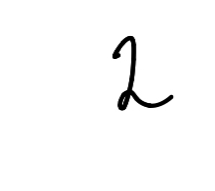
#> input picture converter/IMG.png, 215 x 191 px
$ jupyter execute image.pngConverter-Copy1.ipynb   (older library calls are emulated)
#> lines starting #> are read from the running program, lines starting #| are printed output that depends on the picture
Get a screenshot of the digit '2' written on my iPad to be in the MNIST format. Image (IMG.png) must be in the same folder as the .ipyng file.

[cell 1]
from PIL import Image, ImageFilter


def imageprepare(argv):
    """
    This function returns the pixel values.
    The imput is a png file location.
    """
#> called with argv = 'IMG.png'
    im = Image.open(argv).convert('L')
    width = float(im.size[0])
#> width = 215
    height = float(im.size[1])
#> height = 191
    newImage = Image.new('L', (28, 28), (255))  # creates white canvas of 28x28 pixels
#> newImage: PIL image 28x28 L; every value is 255

    if width > height:  # check which dimension is bigger
        # Width is bigger. Width becomes 20 pixels.
        nheight = int(round((20.0 / width * height), 0))  # resize height according to ratio width
#> nheight = 18
        if (nheight == 0):  # rare case but minimum is 1 pixel
            nheight = 1
            # resize and sharpen
        img = im.resize((20, nheight), Image.ANTIALIAS).filter(ImageFilter.SHARPEN)
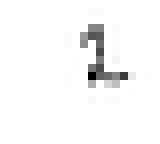
#> img: PIL image 20x18 L (shown 8 times larger); min 0, max 255, mean 247.5
        wtop = int(round(((28 - nheight) / 2), 0))  # calculate horizontal position
#> wtop = 5
        newImage.paste(img, (4, wtop))  # paste resized image on white canvas
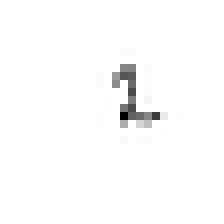
#> newImage: PIL image 28x28 L (shown 8 times larger); min 0, max 255, mean 251.5
    else:
        # Height is bigger. Heigth becomes 20 pixels.
        nwidth = int(round((20.0 / height * width), 0))  # resize width according to ratio height
        if (nwidth == 0):  # rare case but minimum is 1 pixel
            nwidth = 1
            # resize and sharpen
        img = im.resize((nwidth, 20), Image.ANTIALIAS).filter(ImageFilter.SHARPEN)
        wleft = int(round(((28 - nwidth) / 2), 0))  # caculate vertical pozition
        newImage.paste(img, (wleft, 4))  # paste resized image on white canvas

    # newImage.save("sample.png

    tv = list(newImage.getdata())  # get pixel values
#> tv = 784 values, max 255 at index 0, min 0 at index 407, mean 251.5

    # normalize pixels to 0 and 1. 0 is pure white, 1 is pure black.
    tva = [(255 - x) * 1.0 / 255.0 for x in tv]
#> tva = 784 values, max 1 at index 407, min 0 at index 0, mean 0.0136
    print(tva)
#> (printed output is left out)
    return tva

x=imageprepare('IMG.png')#file path here
#> x has the same summary as tva in imageprepare
print(len(x))# mnist IMAGES are 28x28=784 pixels
#| 784

Display the converted IMG.png

[cell 2]
from matplotlib import pyplot as plt
import numpy as np

image = np.array(x, dtype='float')
#> image has the same summary as tva in imageprepare
converted_image = image.reshape((28, 28))
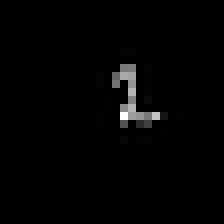
#> converted_image: shape (28, 28) float64 (shown 8 times larger); min 0, max 1, mean 0.0136
plt.imshow(converted_image, cmap='gray')
plt.show()
